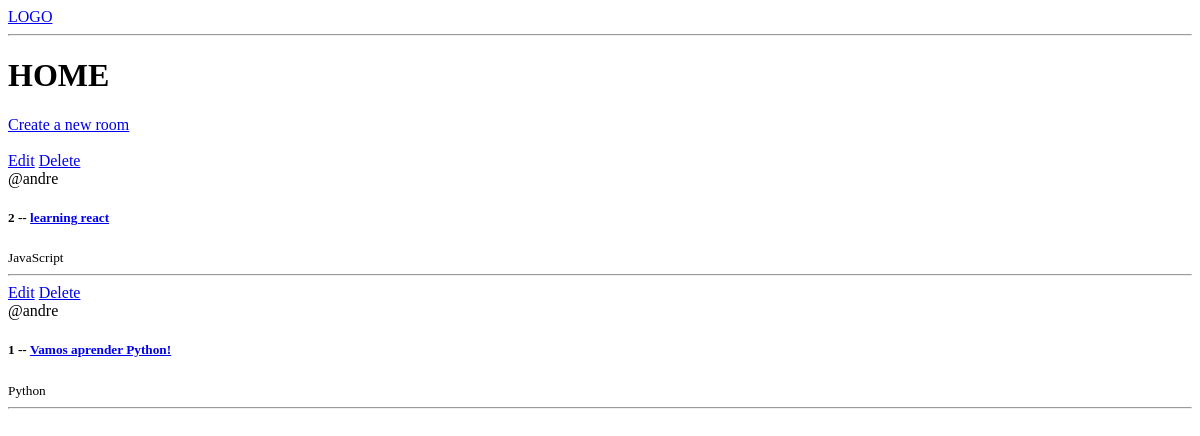
Before: / with the older database file.
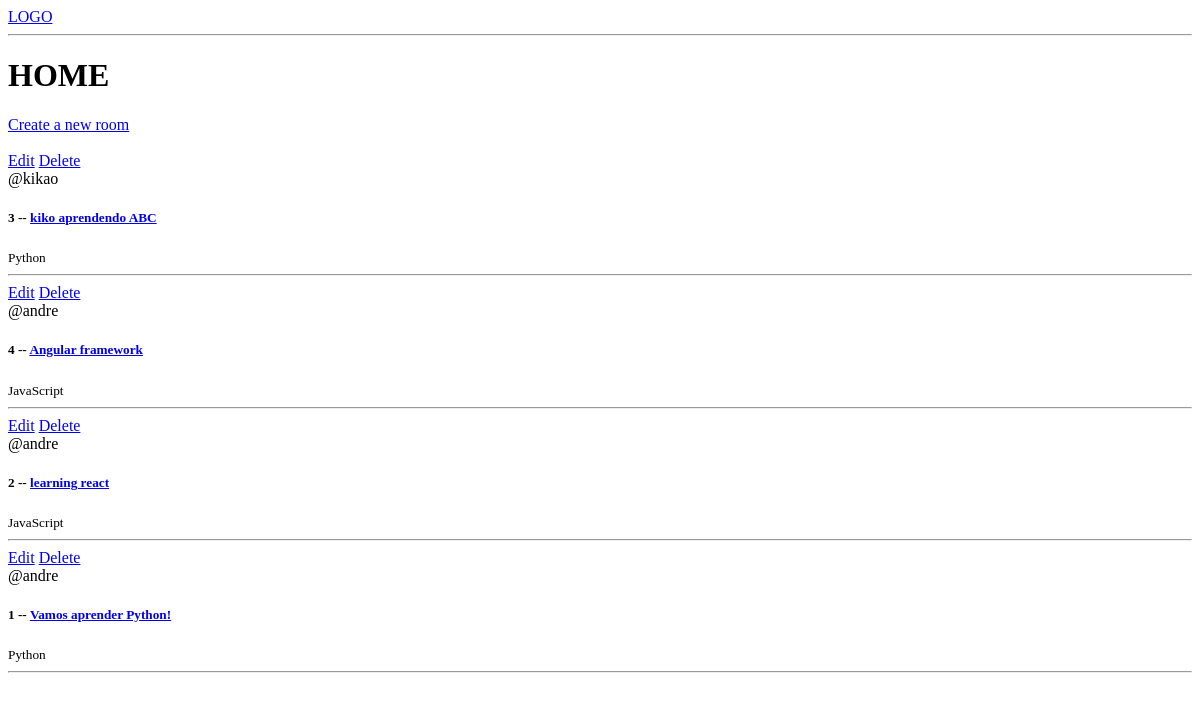
After: the same page with the newer database file.
### base/models.py (models this page shows, shortened)
class Room(models.Model):
    host = models.ForeignKey(User, on_delete=models.SET_NULL, null=True)
    topic = models.ForeignKey(Topic, on_delete=models.SET_NULL, null=True)
    name = models.CharField(max_length=200)
    description = models.TextField(null=True, blank=True)
    updated = models.DateTimeField(auto_now=True)
    created = models.DateField(auto_now_add=True)
    class Meta:
        ordering = ['-updated', '-created']

class Topic(models.Model):
    name = models.CharField(max_length=200)

### base/views.py (the view)
# urls.py: path('', views.home, name="home"),
def home(request):
    rooms = Room.objects.all()
    context = {'rooms': rooms}
    return render(request, "base/home.html", context)

### base/templates/base/home.html
{% extends 'main.html' %}
{% block content %}
<h1>HOME</h1>
<a href="{% url 'create-room' %}">Create a new room</a>
<br>
<br>
<div>
    {% for room in rooms %}
    <a href="{% url 'update-room' room.id%}">Edit</a>
    <a href="{% url 'delete-room' room.id%}">Delete</a>
    <br>
    <span>@{{room.host.username}}</span>
    <h5>{{room.id}} -- <a href="{% url 'room' room.id%}">{{room.name}}</a></h5>
    <small>{{room.topic.name}}</small>
    <hr>
    {% endfor %}
</div>
{% endblock content%}

### templates/main.html (shortened to what this page needs)
<!DOCTYPE html>
<html lang="pt-br">
<head>
</head>
<body>
    {% include 'navbar.html' %}
    {% block content %}
    {% endblock %}
</body>
</html>

### templates/navbar.html
<a href="/">LOGO</a>
<hr>

Changed rows visible on the page:
added Room: host.username "kikao", id "3", name "kiko aprendendo ABC", topic.name "Python"
added Room: host.username "andre", id "4", name "Angular framework", topic.name "JavaScript"
